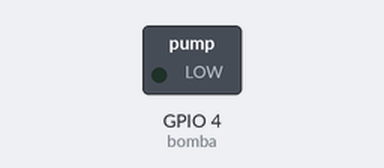
Recording of a program running on a simulated ESP32. Parts: switched loads named in the program (green lamp = pin HIGH). What the program prints to the serial monitor is not drawn.

Above: at 0.2 s.
At 5.5 s:
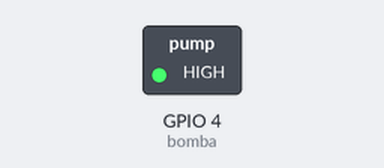
Timing chart, 0 to 13.7 s (numbered marks = the images above):
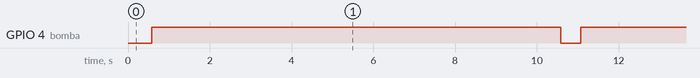

The program:

main.cpp
```cpp
/* Programa de irrigação simples que faz a leitura da umidade do solo
e faz a irrigação das plantas levando em consideração :
A temperatura, umidade do solo e a hora adequada. */
#include <Arduino.h>

#define sensor_umidade 33 // Definição de pino sensor
#define bomba 4 // Definição de pino bomba

int valor_analogico = 0; // Variável inicia com valor zerado do sensor
//int estado_rele1 = 0; // Variável controla o estado do rele
//int estado_rele2 = 0; // Variável controla o estado do rele
bool solo_seco;
bool solo_umido;

void aciona_bomba(){

  digitalWrite(bomba, !HIGH);
  delay(500);
  digitalWrite(bomba,!LOW);
  delay(10000);

}


void setup() {// Carregado uma vez pelo esp32
  Serial.begin(9600);
  pinMode(bomba, OUTPUT);   // Inicia o monitor serial
  pinMode(sensor_umidade, INPUT);
}

void loop() {
valor_analogico = analogRead(sensor_umidade); // Armazena na variavel o valor do sensor.
Serial.println(valor_analogico); // Mostra no monitor o valor obtido pelo sensor.
delay(80); // Delay (opcional) de tempo.
if (valor_analogico >= 3300) {
  solo_seco = 1;

  while (solo_seco){
    aciona_bomba();
  }
}

if (valor_analogico >= 2200 && valor_analogico <= 3299) {
   solo_seco = 1;

   while (solo_seco){
     aciona_bomba();
   }
  }
if (valor_analogico >= 1500 && valor_analogico <= 2199) {
   solo_seco = 0;
   solo_umido = 1;

   while (solo_umido){
   aciona_bomba();
 }
if (valor_analogico <= 1499) {
  digitalWrite(bomba, !LOW);
}
}
}
```

Measured:
- by itself, GPIO 4 (bomba): alternates HIGH for 10.0 s and LOW for 0.50 s
